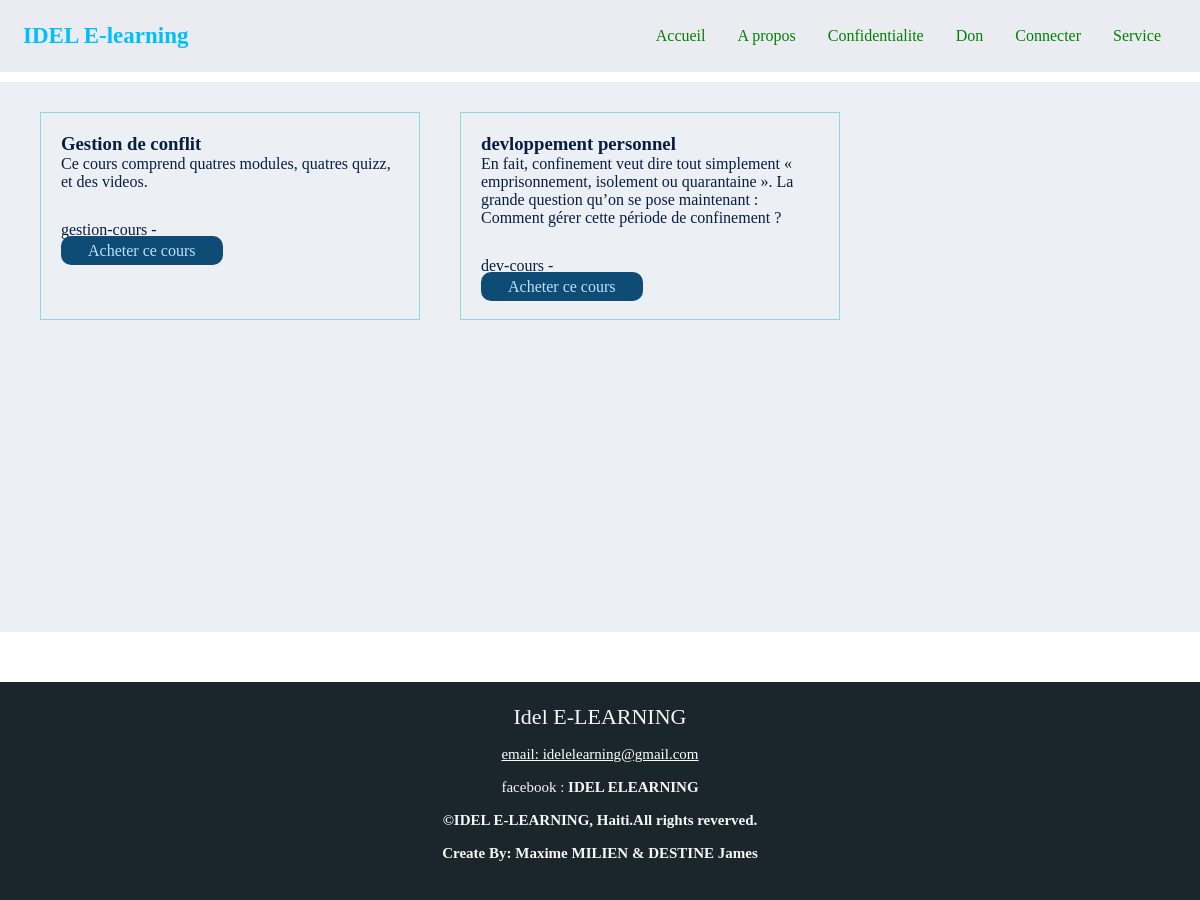
Before: /nos-cours/ with the older database file.
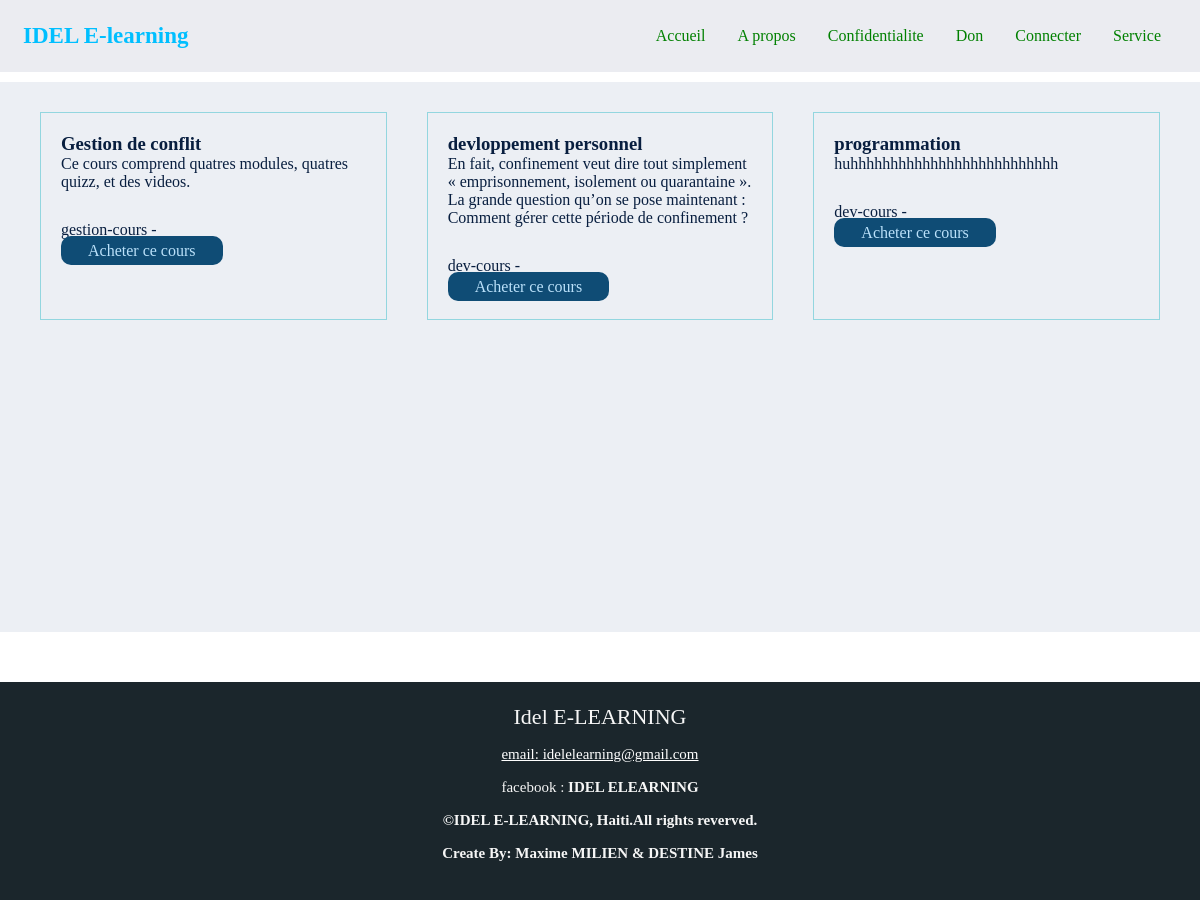
After: the same page with the newer database file.
### course/models.py (models this page shows, shortened)
class Courses(models.Model):
    title = models.CharField(max_length=250)
    description = models.TextField()
    author = models.CharField(max_length=50)
    price = models.IntegerField()
    time = models.TimeField(null=True, blank=True)
    url = models.CharField(null=True, blank=True, max_length=15)
    active = models.BooleanField(default=False)

### course/views.py (the view)
# urls.py: path('nos-cours/', views.cours, name="nos-cours"),
def cours(request):
    cours = Courses.objects.all()
    return render(request, "nos-cours.html", {'cours': cours})

### Elearning/templates/nos-cours.html
{% extends "base.html"%}
{% load static %}
{%block content%}
<section id="htr-border" class="color-cours">
    <div id="element-row">
        {% for i in cours %}
        <div class="element-column">
            <h3>{{ i.title }}</h3>
            <p style="margin-bottom: 30px;">{{ i.description }}</p>
            <div>
                {% with lien=i.url ok=request.user.myuser.get.course.all %}
                {{ lien }} - {{ ok.0 }}
                    {% for c in ok %}
                    <p><a href="{% if c.active and i.id == c.id %}{{lien}}{% else %} {% url 'pin' i.id %} {% endif %}" class="btn-special">
                        {% if c.active and i.id == c.id %}Commenser{% else %}Acheter ce cours{% endif %}</a></p> <br>
                    {% empty %}
                     <p><a href=" {% url 'pin' i.id %} " class="btn-special">Acheter ce cours</a></p>
                    {% endfor %}
                {% endwith %}
            </div>
        </div>
        {% endfor %}
    </div>
</section>
{%endblock%}

Changed rows visible on the page:
added Courses: title "programmation", description "huhhhhhhhhhhhhhhhhhhhhhhhhhh", url "dev-cours"
